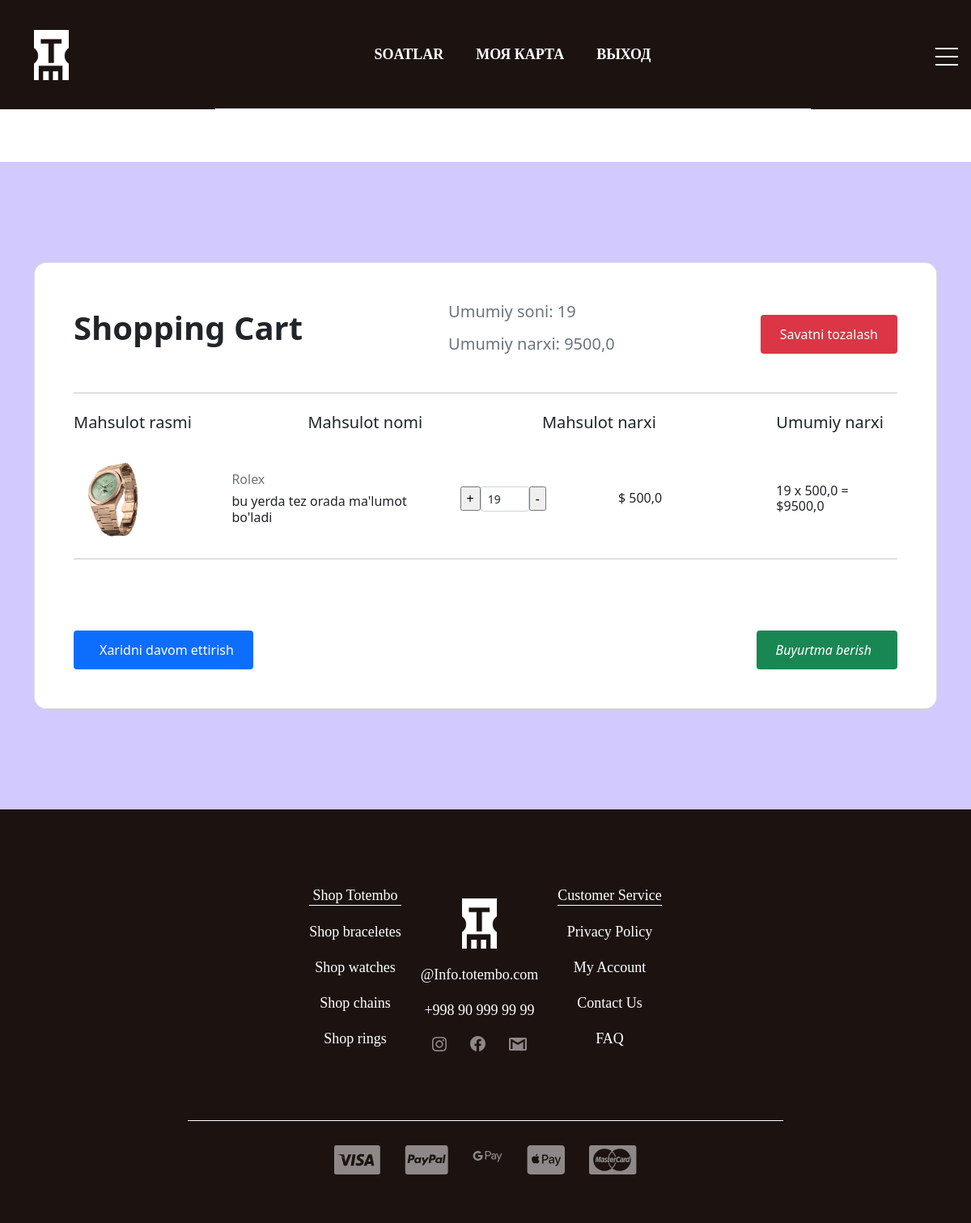
/ru/cart/ (signed in), run on the app's committed database.
### store/models.py (models this page shows, shortened)
class Category(models.Model):
    title = models.CharField(max_length=150, verbose_name="Kategoriya nomi")
    image = models.ImageField(upload_to='categories/', null=True, blank=True)
    slug = models.SlugField(unique=True, null=True)
    parent = models.ForeignKey('self', on_delete=models.CASCADE, null=True, blank=True,
                               verbose_name="Kategoriya",
                               related_name='subcategories')
    def get_absolute_url(self):
        return reverse('category_detail', kwargs={'slug': self.slug})
    class Meta:
        verbose_name = 'Kategoriya'
        verbose_name_plural = 'Kategoriyalar'

class Order(models.Model):
    customer = models.ForeignKey(Customer, on_delete=models.SET_NULL, blank=True, null=True)
    created_at = models.DateTimeField(auto_now_add=True)
    is_completed = models.BooleanField(default=False)
    shipping = models.BooleanField(default=True)
    class Meta:
        verbose_name = 'Buyurtma'
        verbose_name_plural = 'Buyurtmalar'
    @property
    def get_cart_total_price(self):
        order_product = self.orderproduct_set.all()
        total_price = sum([product.get_total_price for product in order_product])
        return total_price
    @property
    def get_cart_total_quantity(self):
        order_products = self.orderproduct_set.all()
        total_quantity = sum([product.quantity for product in order_products])
        return total_quantity

class OrderProduct(models.Model):
    product = models.ForeignKey(Product, on_delete=models.SET_NULL, null=True)
    order = models.ForeignKey(Order, on_delete=models.SET_NULL, null=True)
    quantity = models.IntegerField(default=0, null=True, blank=True)
    addet_at = models.DateTimeField(auto_now_add=True)
    class Meta:
        verbose_name = 'Buyurtma qilingan Mahsulot'
        verbose_name_plural = 'Buyurtma qilingan Mahsulotlar'
    @property
    def get_total_price(self):
        if self.product is not None:
            total_price = self.product.price * self.quantity
            return total_price
        return 0

class Product(models.Model):
    title = models.CharField(max_length=255, verbose_name="Mahsulot nomi")
    price = models.FloatField(verbose_name="Narxi")
    created_at = models.DateTimeField(auto_now_add=True, verbose_name="Saytga qo'yilgan vaqti")
    quantity = models.IntegerField(default=0, verbose_name="Ombordagi soni")
    description = models.TextField(default="bu yerda tez orada ma'lumot bo'ladi",
                                   verbose_name="Mahsulot haqida ma'lumot")
    category = models.ForeignKey(Category, on_delete=models.CASCADE,
                                 verbose_name="Kategoriya",
                                 related_name='products')
    slug = models.SlugField(unique=True, null=True)
    size = models.IntegerField(default=30, verbose_name="mm dagi o'lchami")
    color = models.CharField(max_length=30, default="Kumush", verbose_name="Rangi/Materiali")
    def get_first_photo(self):
        if self.images:
            try:
                return self.images.first().image.url
            except:
                return "https://img.freepik.com/premium-vector/photo-coming-soon_77760-116.jpg"
        else:
            return "https://img.freepik.com/premium-vector/photo-coming-soon_77760-116.jpg"
    class Meta:
        verbose_name = 'Mahsulot'
        verbose_name_plural = 'Mahsulotlar'

class Gallery(models.Model):
    image = models.ImageField(upload_to='products/', verbose_name="Rasm")
    product = models.ForeignKey(Product, on_delete=models.CASCADE, related_name='images')
    class Meta:
        verbose_name = 'Rasm'
        verbose_name_plural = 'Mahsulotlar galereyasi'

### store/views.py (the view)
# urls.py: path('cart/', cart, name='cart'),
def cart(request):
    cart_info = get_cart_data(request)
    context = {
        'cart_total_quantity': cart_info['cart_total_quantity'],
        'order': cart_info['order'],
        'products': cart_info['products']
    }
    return render(request, 'store/cart.html', context)

### store/templatetags/store_tags.py (called while the page is built)
@register.simple_tag()
def get_categories():
    return Category.objects.filter(parent=None)

### store/utils.py (called while the page is built)
def get_cart_data(request):
    cart = CartForAuthenticated(request)
    cart_info = cart.get_cart_info()
    return {
        'cart_total_quantity': cart_info['cart_total_quantity'],
        'cart_total_price': cart_info['cart_total_price'],
        'order': cart_info['order'],
        'products': cart_info['products']
    }

    def get_cart_info(self):
        customer, created = Customer.objects.get_or_create(
            user=self.user,
        )
        order, created = Order.objects.get_or_create(customer=customer)
        order_products = order.orderproduct_set.all()
        cart_total_quantity = order.get_cart_total_quantity
        cart_total_price = order.get_cart_total_price
        return {
            'cart_total_quantity': cart_total_quantity,
            'cart_total_price': cart_total_price,
            'order': order,
            'products': order_products
        }

### store/templates/store/cart.html (shortened to what this page needs)
{% extends 'base.html' %}
{% block main %}
<section class="h-100 h-custom" style="background-color: #d2c9ff;">
    <div class="container py-5 h-100">
        <div class="row d-flex justify-content-center align-items-center h-100">
            <div class="col-12">
                <div class="card card-registration card-registration-2" style="border-radius: 15px;">
                    <div class="card-body p-0">
                        <div class="row g-0">
                            <div class="col-lg-12">
                                <div class="p-5">
                                    <div class="d-flex justify-content-between align-items-center mb-5">
                                        <h1 class="fw-bold mb-0 text-black">Shopping Cart</h1>
                                        <div>
                                            <h5 class="mb-0 text-muted mb-3">Umumiy soni: {{ order.get_cart_total_quantity }}</h5>
                                            <h5 class="mb-0 text-muted">Umumiy narxi: {{ order.get_cart_total_price }}</h5>
                                        </div>
                                        <a href="{% url 'clear_cart' %}" class="btn btn-danger">Savatni tozalash</a>
                                    </div>
                                    {% for item in products %}
                                    {% include 'store/components/_cart_row.html' %}
                                    {% endfor %}
                                    <div class="pt-5  d-flex justify-content-between">
                                        <h6 class="mb-0"><a href="{% url 'product_list' %}" class="btn btn-primary">Xaridni davom
                                            ettirish</a>
                                        </h6>
                                        <h6 class="mb-0">
                                            <a href="{% url 'checkout' %}" class="btn btn-success">
                                                <i class="fas fa-long-arrow-alt-left me-2">Buyurtma berish</i>
                                            </a>
                                        </h6>
                                    </div>
                                </div>
                            </div>
                        </div>
                    </div>
                </div>
            </div>
        </div>
    </div>
</section>
{% endblock main %}

### templates/components/header_nav_menu.html
{% load store_tags %}
{% load i18n %}
<ul class="header_nav-menu d-flex justify-content-center flex-wrap text-center">
    {% get_categories as categories %}
    {% for category in categories %}
    <li class="header_nav-item"><a class="header_nav-link " href="{{ category.get_absolute_url }}">{{ category.title|upper }}</a></li>
    {% endfor %}
    <li class="header_nav-item mt-3 mt-lg-0"><a class="header_nav-link " href="{% url 'cart' %}">{% trans 'MY CARD' %}</a>
    </li>
    {% if request.user.is_authenticated %}
    <li class="header_nav-item mt-3 mt-lg-0"><a class="header_nav-link " href="{% url 'logout' %}">{% trans 'EXIT' %}</a>
    </li>
    {% else %}
        <li class="header_nav-item mt-3 mt-lg-0"><a class="header_nav-link " href="{% url 'login_registration' %}">{% trans 'SIGN UP/SIGN IN' %}</a>
    </li>
    {% endif %}
</ul>

### store/templates/store/components/_cart_row.html (shortened to what this page needs)
<hr class="my-4">
<div class="row mb-4 d-flex justify-content-between align-items-center">
    <div class="col-md-2 col-lg-2 col-xl-2">
        <h5>Mahsulot rasmi</h5>
    </div>
    <div class="col-md-3 col-lg-3 col-xl-2">
        <h5>Mahsulot nomi</h5>
    </div>
    <div class="col-md-3 col-lg-2 col-xl-2">
        <h5>Mahsulot narxi</h5>
    </div>
    <div class="col-md-3 col-lg-2 col-xl-2">
        <h5>Umumiy narxi</h5>
    </div>
</div>
<div class="row mb-4 d-flex justify-content-between align-items-center">
    <div class="col-md-2 col-lg-2 col-xl-2">
        <img style="width: 100px;" src="{{ item.product.get_first_photo }}">
    </div>
    <div class="col-md-3 col-lg-3 col-xl-3">
        <h6 class="text-muted">{{ item.product.title }}</h6>
        <h6 class="text-black mb-0">{{ item.product.description }}</h6>
    </div>
    {% if 'cart' in request.path %}
    <div class="col-md-3 col-lg-3 col-xl-2 d-flex">
        {% if item.product.quantity > 0 %}
        <a href="{% url 'to_cart' item.product.pk 'add' %}">
            <input type="button" value="+" id="button_minus">
        </a>
        {% endif %}
        <input style="width: 60px;" step="1" id="form1" min="1" name="quantity" value="{{ item.quantity }}"
               class="form-control form-control-sm"/>
        {% if item.product.pk %}
        <a href="{% url 'to_cart' item.product.pk 'delete' %}">
            <input type="button" value="-" id="button_plus">
        </a>
        {% endif %}
    </div>
    {% endif %}
    <div class="col-md-3 col-lg-2 col-xl-2">
        <h6 class="mb-0">$ {{ item.product.price }}</h6>
    </div>
    <div class="col-md-3 col-lg-2 col-xl-2">
        <h6 class="mb-0">
            {% for quan in item.product.orderproduct_set.all %}
            {{ item.quantity }} x {{ item.product.price }} = ${{ quan.get_total_price }}
            {% endfor %}
        </h6>
    </div>
</div>
<hr class="my-4">

### store/static/store/style/style.css (style rules this page uses)
ul, li { padding: 0; margin: 0; }
a, li { text-decoration: none; list-style: none; }
.header_nav-item { list-style: none; }
.header_nav-link { font-family: Montserrat; font-weight: 600; font-size: 18px; color: #fff; line-height: 22px; margin: 0 20px; text-decoration: none; }
.header_nav-menu { border-bottom: 1px solid white; padding: 55px 0; }
.btn { display: inline-block; border: none; color: #fff; padding: 0.75rem 1.5rem; margin-top: 1rem; transition: opacity 1s ease-in-out; text-decoration: none; }

### data on the page
Category: title "SOATLAR"
Order: get_cart_total_quantity "19", get_cart_total_price "9500,0"
OrderProduct: product.get_first_photo (picture), product "Rolex", product.description "bu yerda tez orada ma'lumot bo'ladi", quantity "19", product.price "500,0", get_total_price "9500,0"
